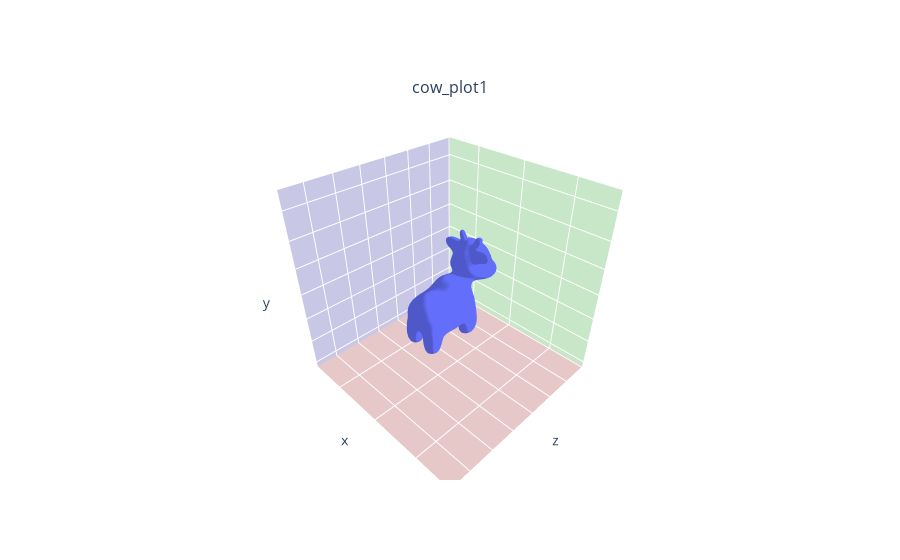

Notebook cell for this chart:
### Code cell
from pytorch3d.vis.plotly_vis import AxisArgs, plot_batch_individually, plot_scene

plt.imshow(images[0, ..., :3])
plt.show()

verts = mesh.verts_packed()
mesh.verts = torch.zeros_like(verts)[None]

### Figure 1 — Plotly figure (JSON) as saved in the notebook; plotly's stock layout.template omitted (floating-point values rounded to 4 significant figures; data arrays with more than 128 entries replaced by an {"elided": "..."} marker saying what was removed)
{"data": [{"i": {"elided": "5856 int values"}, "j": {"elided": "5856 int values"}, "k": {"elided": "5856 int values"}, "lighting": {"ambient": 0.8, "diffuse": 1, "facenormalsepsilon": 1e-06, "fresnel": 0, "roughness": 0.5, "specular": 0, "vertexnormalsepsilon": 1e-12}, "name": "cows", "scene": "scene", "type": "mesh3d", "x": {"elided": "2930 float values"}, "y": {"elided": "2930 float values"}, "z": {"elided": "2930 float values"}}], "layout": {"annotations": [{"font": {"size": 16}, "showarrow": false, "text": "cow_plot1", "x": 0.5, "xanchor": "center", "xref": "paper", "y": 1, "yanchor": "bottom", "yref": "paper"}], "scene": {"aspectmode": "cube", "camera": {"up": {"x": 0, "y": 1, "z": 0}}, "domain": {"x": [0, 1], "y": [0, 1]}, "xaxis": {"backgroundcolor": "rgb(200, 200, 230)", "range": [-1.718, 1.718], "showaxeslabels": false, "showgrid": true, "showline": false, "showticklabels": false, "ticks": "", "zeroline": false}, "yaxis": {"backgroundcolor": "rgb(230, 200, 200)", "range": [-1.615, 1.821], "showaxeslabels": false, "showgrid": true, "showline": false, "showticklabels": false, "ticks": "", "zeroline": false}, "zaxis": {"backgroundcolor": "rgb(200, 230, 200)", "range": [-1.525, 1.911], "showaxeslabels": false, "showgrid": true, "showline": false, "showticklabels": false, "ticks": "", "zeroline": false}}}}
